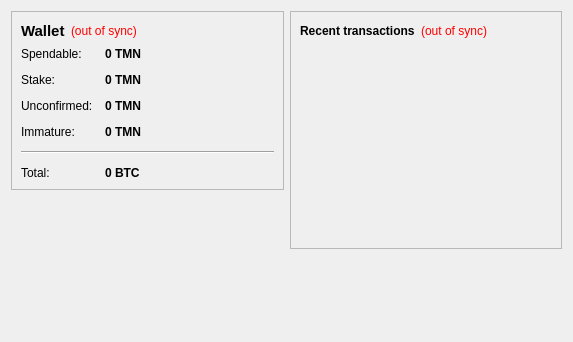
<?xml version="1.0" encoding="UTF-8"?>
<ui version="4.0">
 <class>OverviewPage</class>
 <widget class="QWidget" name="OverviewPage">
  <property name="geometry">
   <rect>
    <x>0</x>
    <y>0</y>
    <width>573</width>
    <height>342</height>
   </rect>
  </property>
  <property name="windowTitle">
   <string>Form</string>
  </property>
  <layout class="QHBoxLayout" name="horizontalLayout" stretch="1,1">
   <item>
    <layout class="QVBoxLayout" name="verticalLayout_2">
     <item>
      <widget class="QFrame" name="frame">
       <property name="frameShape">
        <enum>QFrame::StyledPanel</enum>
       </property>
       <property name="frameShadow">
        <enum>QFrame::Raised</enum>
       </property>
       <layout class="QVBoxLayout" name="verticalLayout_4">
        <item>
         <layout class="QHBoxLayout" name="horizontalLayout_4">
          <item>
           <widget class="QLabel" name="label_5">
            <property name="font">
             <font>
              <pointsize>11</pointsize>
              <weight>75</weight>
              <bold>true</bold>
             </font>
            </property>
            <property name="text">
             <string>Wallet</string>
            </property>
           </widget>
          </item>
          <item>
           <widget class="QLabel" name="labelWalletStatus">
            <property name="toolTip">
             <string>The displayed information may be out of date. Your wallet automatically synchronizes with the TierMasternodeCoin network after a connection is established, but this process has not completed yet.</string>
            </property>
            <property name="styleSheet">
             <string notr="true">QLabel { color: red; }</string>
            </property>
            <property name="text">
             <string notr="true">(out of sync)</string>
            </property>
            <property name="alignment">
             <set>Qt::AlignLeading|Qt::AlignLeft|Qt::AlignVCenter</set>
            </property>
           </widget>
          </item>
          <item>
           <spacer name="horizontalSpacer_2">
            <property name="orientation">
             <enum>Qt::Horizontal</enum>
            </property>
            <property name="sizeHint" stdset="0">
             <size>
              <width>40</width>
              <height>20</height>
             </size>
            </property>
           </spacer>
          </item>
         </layout>
        </item>
        <item>
         <layout class="QFormLayout" name="formLayout_2">
          <property name="fieldGrowthPolicy">
           <enum>QFormLayout::AllNonFixedFieldsGrow</enum>
          </property>
          <property name="horizontalSpacing">
           <number>12</number>
          </property>
          <property name="verticalSpacing">
           <number>12</number>
          </property>
          <item row="0" column="0">
           <widget class="QLabel" name="label">
            <property name="text">
             <string>Spendable:</string>
            </property>
           </widget>
          </item>
          <item row="0" column="1">
           <widget class="QLabel" name="labelBalance">
            <property name="font">
             <font>
              <weight>75</weight>
              <bold>true</bold>
             </font>
            </property>
            <property name="cursor">
             <cursorShape>IBeamCursor</cursorShape>
            </property>
            <property name="toolTip">
             <string>Your current spendable balance</string>
            </property>
            <property name="text">
             <string notr="true">0 TMN</string>
            </property>
            <property name="textInteractionFlags">
             <set>Qt::LinksAccessibleByMouse|Qt::TextSelectableByKeyboard|Qt::TextSelectableByMouse</set>
            </property>
           </widget>
          </item>
          <item row="1" column="0">
           <widget class="QLabel" name="label_6">
            <property name="text">
             <string>Stake:</string>
            </property>
           </widget>
          </item>
          <item row="1" column="1">
           <widget class="QLabel" name="labelStake">
            <property name="font">
             <font>
              <weight>75</weight>
              <bold>true</bold>
             </font>
            </property>
            <property name="cursor">
             <cursorShape>IBeamCursor</cursorShape>
            </property>
            <property name="toolTip">
             <string>Total of coins that was staked, and do not yet count toward the current balance</string>
            </property>
            <property name="text">
             <string notr="true">0 TMN</string>
            </property>
            <property name="textInteractionFlags">
             <set>Qt::LinksAccessibleByMouse|Qt::TextSelectableByKeyboard|Qt::TextSelectableByMouse</set>
            </property>
           </widget>
          </item>
          <item row="2" column="0">
           <widget class="QLabel" name="label_3">
            <property name="text">
             <string>Unconfirmed:</string>
            </property>
           </widget>
          </item>
          <item row="2" column="1">
           <widget class="QLabel" name="labelUnconfirmed">
            <property name="font">
             <font>
              <weight>75</weight>
              <bold>true</bold>
             </font>
            </property>
            <property name="cursor">
             <cursorShape>IBeamCursor</cursorShape>
            </property>
            <property name="toolTip">
             <string>Total of transactions that have yet to be confirmed, and do not yet count toward the current balance</string>
            </property>
            <property name="text">
             <string notr="true">0 TMN</string>
            </property>
            <property name="textInteractionFlags">
             <set>Qt::LinksAccessibleByMouse|Qt::TextSelectableByKeyboard|Qt::TextSelectableByMouse</set>
            </property>
           </widget>
          </item>
          <item row="3" column="0">
           <widget class="QLabel" name="labelImmatureText">
            <property name="text">
             <string>Immature:</string>
            </property>
           </widget>
          </item>
          <item row="3" column="1">
           <widget class="QLabel" name="labelImmature">
            <property name="font">
             <font>
              <weight>75</weight>
              <bold>true</bold>
             </font>
            </property>
            <property name="toolTip">
             <string>Mined balance that has not yet matured</string>
            </property>
            <property name="text">
             <string notr="true">0 TMN</string>
            </property>
            <property name="textInteractionFlags">
             <set>Qt::LinksAccessibleByMouse|Qt::TextSelectableByKeyboard|Qt::TextSelectableByMouse</set>
            </property>
           </widget>
          </item>
          <item row="4" column="0" colspan="2">
           <widget class="Line" name="line">
            <property name="orientation">
             <enum>Qt::Horizontal</enum>
            </property>
           </widget>
          </item>
          <item row="5" column="0">
           <widget class="QLabel" name="labelTotalText">
            <property name="text">
             <string>Total:</string>
            </property>
           </widget>
          </item>
          <item row="5" column="1">
           <widget class="QLabel" name="labelTotal">
            <property name="font">
             <font>
              <weight>75</weight>
              <bold>true</bold>
             </font>
            </property>
            <property name="cursor">
             <cursorShape>IBeamCursor</cursorShape>
            </property>
            <property name="toolTip">
             <string>Your current total balance</string>
            </property>
            <property name="text">
             <string notr="true">0 BTC</string>
            </property>
            <property name="textInteractionFlags">
             <set>Qt::LinksAccessibleByMouse|Qt::TextSelectableByKeyboard|Qt::TextSelectableByMouse</set>
            </property>
           </widget>
          </item>
         </layout>
        </item>
       </layout>
      </widget>
     </item>
     <item>
      <spacer name="verticalSpacer">
       <property name="orientation">
        <enum>Qt::Vertical</enum>
       </property>
       <property name="sizeHint" stdset="0">
        <size>
         <width>20</width>
         <height>40</height>
        </size>
       </property>
      </spacer>
     </item>
    </layout>
   </item>
   <item>
    <layout class="QVBoxLayout" name="verticalLayout_3">
     <item>
      <widget class="QFrame" name="frame_2">
       <property name="frameShape">
        <enum>QFrame::StyledPanel</enum>
       </property>
       <property name="frameShadow">
        <enum>QFrame::Raised</enum>
       </property>
       <layout class="QVBoxLayout" name="verticalLayout">
        <item>
         <layout class="QHBoxLayout" name="horizontalLayout_2">
          <item>
           <widget class="QLabel" name="label_4">
            <property name="text">
             <string>&lt;b&gt;Recent transactions&lt;/b&gt;</string>
            </property>
           </widget>
          </item>
          <item>
           <widget class="QLabel" name="labelTransactionsStatus">
            <property name="toolTip">
             <string>The displayed information may be out of date. Your wallet automatically synchronizes with the TierMasternodeCoin network after a connection is established, but this process has not completed yet.</string>
            </property>
            <property name="styleSheet">
             <string notr="true">QLabel { color: red; }</string>
            </property>
            <property name="text">
             <string notr="true">(out of sync)</string>
            </property>
            <property name="alignment">
             <set>Qt::AlignRight|Qt::AlignTrailing|Qt::AlignVCenter</set>
            </property>
           </widget>
          </item>
          <item>
           <spacer name="horizontalSpacer">
            <property name="orientation">
             <enum>Qt::Horizontal</enum>
            </property>
            <property name="sizeHint" stdset="0">
             <size>
              <width>40</width>
              <height>20</height>
             </size>
            </property>
           </spacer>
          </item>
         </layout>
        </item>
        <item>
         <widget class="QListView" name="listTransactions">
          <property name="styleSheet">
           <string notr="true">QListView { background: transparent; }</string>
          </property>
          <property name="frameShape">
           <enum>QFrame::NoFrame</enum>
          </property>
          <property name="verticalScrollBarPolicy">
           <enum>Qt::ScrollBarAlwaysOff</enum>
          </property>
          <property name="horizontalScrollBarPolicy">
           <enum>Qt::ScrollBarAlwaysOff</enum>
          </property>
          <property name="selectionMode">
           <enum>QAbstractItemView::NoSelection</enum>
          </property>
         </widget>
        </item>
       </layout>
      </widget>
     </item>
     <item>
      <spacer name="verticalSpacer_2">
       <property name="orientation">
        <enum>Qt::Vertical</enum>
       </property>
       <property name="sizeHint" stdset="0">
        <size>
         <width>20</width>
         <height>40</height>
        </size>
       </property>
      </spacer>
     </item>
    </layout>
   </item>
  </layout>
 </widget>
 <resources/>
 <connections/>
</ui>
